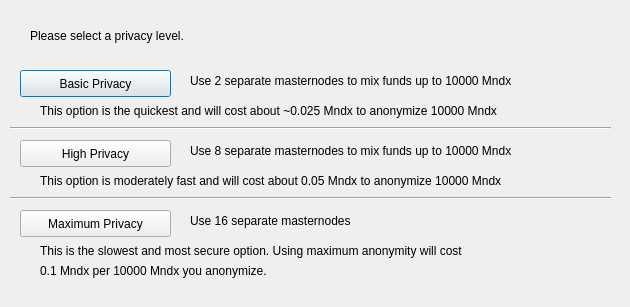
<?xml version="1.0" encoding="UTF-8"?>
<ui version="4.0">
 <class>ObfuscationConfig</class>
 <widget class="QDialog" name="ObfuscationConfig">
  <property name="geometry">
   <rect>
    <x>0</x>
    <y>0</y>
    <width>630</width>
    <height>307</height>
   </rect>
  </property>
  <property name="windowTitle">
   <string>Configure Obfuscation</string>
  </property>
  <widget class="QPushButton" name="buttonBasic">
   <property name="geometry">
    <rect>
     <x>20</x>
     <y>70</y>
     <width>151</width>
     <height>27</height>
    </rect>
   </property>
   <property name="text">
    <string>Basic Privacy</string>
   </property>
  </widget>
  <widget class="QPushButton" name="buttonHigh">
   <property name="geometry">
    <rect>
     <x>20</x>
     <y>140</y>
     <width>151</width>
     <height>27</height>
    </rect>
   </property>
   <property name="text">
    <string>High Privacy</string>
   </property>
  </widget>
  <widget class="QPushButton" name="buttonMax">
   <property name="geometry">
    <rect>
     <x>20</x>
     <y>210</y>
     <width>151</width>
     <height>27</height>
    </rect>
   </property>
   <property name="text">
    <string>Maximum Privacy</string>
   </property>
  </widget>
  <widget class="QLabel" name="label">
   <property name="geometry">
    <rect>
     <x>30</x>
     <y>20</y>
     <width>571</width>
     <height>31</height>
    </rect>
   </property>
   <property name="text">
    <string>Please select a privacy level.</string>
   </property>
  </widget>
  <widget class="QLabel" name="label_2">
   <property name="geometry">
    <rect>
     <x>190</x>
     <y>70</y>
     <width>421</width>
     <height>21</height>
    </rect>
   </property>
   <property name="text">
    <string>Use 2 separate masternodes to mix funds up to 10000 Mndx</string>
   </property>
  </widget>
  <widget class="QLabel" name="label_3">
   <property name="geometry">
    <rect>
     <x>190</x>
     <y>140</y>
     <width>411</width>
     <height>21</height>
    </rect>
   </property>
   <property name="text">
    <string>Use 8 separate masternodes to mix funds up to 10000 Mndx</string>
   </property>
  </widget>
  <widget class="QLabel" name="label_4">
   <property name="geometry">
    <rect>
     <x>190</x>
     <y>210</y>
     <width>421</width>
     <height>21</height>
    </rect>
   </property>
   <property name="text">
    <string>Use 16 separate masternodes</string>
   </property>
  </widget>
  <widget class="QLabel" name="label_6">
   <property name="geometry">
    <rect>
     <x>40</x>
     <y>100</y>
     <width>561</width>
     <height>21</height>
    </rect>
   </property>
   <property name="text">
    <string>This option is the quickest and will cost about ~0.025 Mndx to anonymize 10000 Mndx</string>
   </property>
  </widget>
  <widget class="QLabel" name="label_7">
   <property name="geometry">
    <rect>
     <x>40</x>
     <y>170</y>
     <width>561</width>
     <height>21</height>
    </rect>
   </property>
   <property name="text">
    <string>This option is moderately fast and will cost about 0.05 Mndx to anonymize 10000 Mndx</string>
   </property>
  </widget>
  <widget class="QLabel" name="label_8">
   <property name="geometry">
    <rect>
     <x>40</x>
     <y>240</y>
     <width>561</width>
     <height>21</height>
    </rect>
   </property>
   <property name="text">
    <string>This is the slowest and most secure option. Using maximum anonymity will cost</string>
   </property>
  </widget>
  <widget class="QLabel" name="label_9">
   <property name="geometry">
    <rect>
     <x>40</x>
     <y>260</y>
     <width>561</width>
     <height>21</height>
    </rect>
   </property>
   <property name="text">
    <string>0.1 Mndx per 10000 Mndx you anonymize.</string>
   </property>
  </widget>
  <widget class="Line" name="line">
   <property name="geometry">
    <rect>
     <x>10</x>
     <y>120</y>
     <width>601</width>
     <height>16</height>
    </rect>
   </property>
   <property name="orientation">
    <enum>Qt::Horizontal</enum>
   </property>
  </widget>
  <widget class="Line" name="line_2">
   <property name="geometry">
    <rect>
     <x>10</x>
     <y>190</y>
     <width>601</width>
     <height>16</height>
    </rect>
   </property>
   <property name="orientation">
    <enum>Qt::Horizontal</enum>
   </property>
  </widget>
 </widget>
 <resources/>
 <connections/>
</ui>
